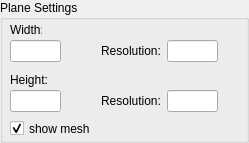
<?xml version="1.0" encoding="UTF-8"?>
<ui version="4.0">
 <class>PlaneGroup</class>
 <widget class="QGroupBox" name="PlaneGroup">
  <property name="geometry">
   <rect>
    <x>0</x>
    <y>0</y>
    <width>249</width>
    <height>143</height>
   </rect>
  </property>
  <property name="sizePolicy">
   <sizepolicy hsizetype="Fixed" vsizetype="Minimum">
    <horstretch>0</horstretch>
    <verstretch>0</verstretch>
   </sizepolicy>
  </property>
  <property name="minimumSize">
   <size>
    <width>249</width>
    <height>143</height>
   </size>
  </property>
  <property name="windowTitle">
   <string>GroupBox</string>
  </property>
  <property name="title">
   <string>Plane Settings</string>
  </property>
  <widget class="QLabel" name="label_4">
   <property name="geometry">
    <rect>
     <x>10</x>
     <y>20</y>
     <width>32</width>
     <height>20</height>
    </rect>
   </property>
   <property name="font">
    <font>
     <weight>50</weight>
     <bold>false</bold>
    </font>
   </property>
   <property name="text">
    <string>Width:</string>
   </property>
  </widget>
  <widget class="QWidget" name="layoutWidget_2">
   <property name="geometry">
    <rect>
     <x>10</x>
     <y>40</y>
     <width>221</width>
     <height>22</height>
    </rect>
   </property>
   <layout class="QHBoxLayout" name="horizontalLayout_3">
    <item>
     <widget class="QLineEdit" name="lineEditWidth"/>
    </item>
    <item>
     <spacer name="horizontalSpacer_3">
      <property name="orientation">
       <enum>Qt::Horizontal</enum>
      </property>
      <property name="sizeHint" stdset="0">
       <size>
        <width>90</width>
        <height>20</height>
       </size>
      </property>
     </spacer>
    </item>
    <item>
     <widget class="QLabel" name="label_5">
      <property name="text">
       <string>Resolution:</string>
      </property>
     </widget>
    </item>
    <item>
     <widget class="QLineEdit" name="lineEditWidthRes"/>
    </item>
    <item>
     <widget class="QLabel" name="label">
      <property name="text">
       <string/>
      </property>
     </widget>
    </item>
   </layout>
  </widget>
  <widget class="QWidget" name="layoutWidget_3">
   <property name="geometry">
    <rect>
     <x>10</x>
     <y>90</y>
     <width>221</width>
     <height>22</height>
    </rect>
   </property>
   <layout class="QHBoxLayout" name="horizontalLayout_4">
    <item>
     <widget class="QLineEdit" name="lineEditHeight"/>
    </item>
    <item>
     <spacer name="horizontalSpacer_4">
      <property name="orientation">
       <enum>Qt::Horizontal</enum>
      </property>
      <property name="sizeHint" stdset="0">
       <size>
        <width>90</width>
        <height>20</height>
       </size>
      </property>
     </spacer>
    </item>
    <item>
     <widget class="QLabel" name="label_6">
      <property name="text">
       <string>Resolution:</string>
      </property>
     </widget>
    </item>
    <item>
     <widget class="QLineEdit" name="lineEditHeightRes"/>
    </item>
    <item>
     <widget class="QLabel" name="label_2">
      <property name="text">
       <string/>
      </property>
     </widget>
    </item>
   </layout>
  </widget>
  <widget class="QLabel" name="label_7">
   <property name="geometry">
    <rect>
     <x>10</x>
     <y>70</y>
     <width>41</width>
     <height>20</height>
    </rect>
   </property>
   <property name="font">
    <font>
     <weight>50</weight>
     <bold>false</bold>
    </font>
   </property>
   <property name="text">
    <string>Height:</string>
   </property>
  </widget>
  <widget class="QCheckBox" name="chkGeoMesh">
   <property name="geometry">
    <rect>
     <x>10</x>
     <y>120</y>
     <width>81</width>
     <height>17</height>
    </rect>
   </property>
   <property name="toolTip">
    <string>Show mesh geometry?</string>
   </property>
   <property name="text">
    <string>show mesh</string>
   </property>
   <property name="checked">
    <bool>true</bool>
   </property>
  </widget>
 </widget>
 <resources/>
 <connections/>
</ui>
